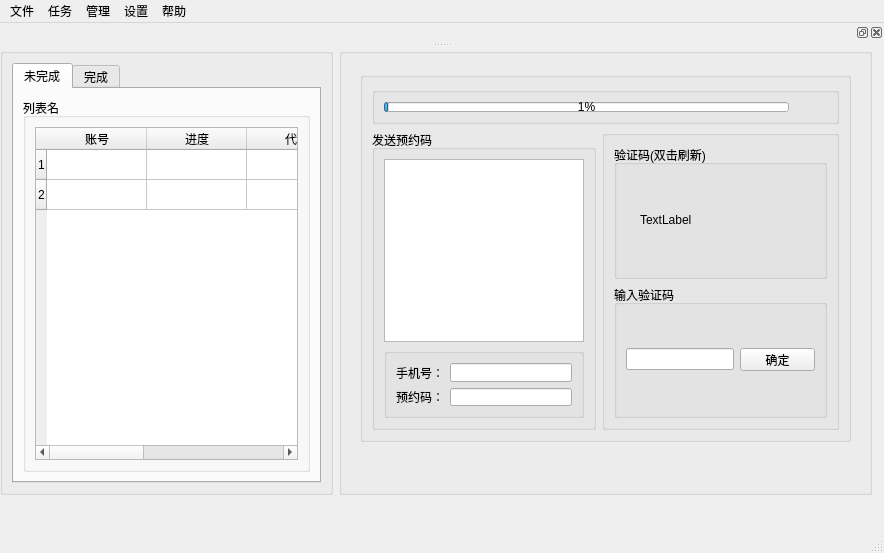
<?xml version="1.0" encoding="UTF-8"?>
<ui version="4.0">
 <class>MainWindow</class>
 <widget class="QMainWindow" name="MainWindow">
  <property name="geometry">
   <rect>
    <x>0</x>
    <y>0</y>
    <width>884</width>
    <height>553</height>
   </rect>
  </property>
  <property name="windowTitle">
   <string>天才吧预约</string>
  </property>
  <widget class="QWidget" name="centralwidget">
   <widget class="QWidget" name="layoutWidget">
    <property name="geometry">
     <rect>
      <x>0</x>
      <y>0</y>
      <width>872</width>
      <height>447</height>
     </rect>
    </property>
    <layout class="QHBoxLayout" name="horizontalLayout_6">
     <item>
      <widget class="QGroupBox" name="groupBox_3">
       <property name="title">
        <string/>
       </property>
       <layout class="QVBoxLayout" name="verticalLayout_5">
        <item>
         <widget class="QTabWidget" name="tabWidget">
          <property name="currentIndex">
           <number>0</number>
          </property>
          <widget class="QWidget" name="tab">
           <attribute name="title">
            <string>未完成</string>
           </attribute>
           <layout class="QVBoxLayout" name="verticalLayout_2">
            <item>
             <widget class="QGroupBox" name="gBListName">
              <property name="title">
               <string>列表名</string>
              </property>
              <layout class="QHBoxLayout" name="horizontalLayout_2">
               <item>
                <widget class="QTableWidget" name="tWTaskList">
                 <row>
                  <property name="text">
                   <string>1</string>
                  </property>
                 </row>
                 <row>
                  <property name="text">
                   <string>2</string>
                  </property>
                 </row>
                 <column>
                  <property name="text">
                   <string>账号</string>
                  </property>
                 </column>
                 <column>
                  <property name="text">
                   <string>进度</string>
                  </property>
                 </column>
                 <column>
                  <property name="text">
                   <string>代理</string>
                  </property>
                 </column>
                 <column>
                  <property name="text">
                   <string>零售店</string>
                  </property>
                 </column>
                 <column>
                  <property name="text">
                   <string>服务类型</string>
                  </property>
                 </column>
                </widget>
               </item>
              </layout>
             </widget>
            </item>
           </layout>
          </widget>
          <widget class="QWidget" name="tab_current">
           <attribute name="title">
            <string>完成</string>
           </attribute>
           <layout class="QVBoxLayout" name="verticalLayout_6">
            <item>
             <widget class="QGroupBox" name="gBTaskName">
              <property name="title">
               <string>列表名</string>
              </property>
              <layout class="QHBoxLayout" name="horizontalLayout_7">
               <item>
                <widget class="QTableWidget" name="tWComplete">
                 <row>
                  <property name="text">
                   <string>1</string>
                  </property>
                 </row>
                 <row>
                  <property name="text">
                   <string>2</string>
                  </property>
                 </row>
                 <column>
                  <property name="text">
                   <string>账号</string>
                  </property>
                 </column>
                 <column>
                  <property name="text">
                   <string>零售店</string>
                  </property>
                 </column>
                 <column>
                  <property name="text">
                   <string>服务类型</string>
                  </property>
                 </column>
                 <column>
                  <property name="text">
                   <string>代理</string>
                  </property>
                 </column>
                </widget>
               </item>
              </layout>
             </widget>
            </item>
           </layout>
          </widget>
         </widget>
        </item>
       </layout>
      </widget>
     </item>
     <item>
      <widget class="QGroupBox" name="groupBox_2">
       <property name="title">
        <string/>
       </property>
       <layout class="QVBoxLayout" name="verticalLayout">
        <item>
         <widget class="QStackedWidget" name="stackedWidget">
          <property name="currentIndex">
           <number>0</number>
          </property>
          <widget class="QWidget" name="page">
           <layout class="QHBoxLayout" name="horizontalLayout">
            <item>
             <widget class="QGroupBox" name="groupBox_11">
              <property name="title">
               <string/>
              </property>
              <layout class="QVBoxLayout" name="verticalLayout_13">
               <item>
                <layout class="QVBoxLayout" name="verticalLayout_9">
                 <item>
                  <widget class="QGroupBox" name="groupBox_6">
                   <property name="title">
                    <string/>
                   </property>
                   <layout class="QVBoxLayout" name="verticalLayout_4">
                    <item>
                     <widget class="QProgressBar" name="progressBar">
                      <property name="maximumSize">
                       <size>
                        <width>405</width>
                        <height>10</height>
                       </size>
                      </property>
                      <property name="layoutDirection">
                       <enum>Qt::LeftToRight</enum>
                      </property>
                      <property name="autoFillBackground">
                       <bool>true</bool>
                      </property>
                      <property name="inputMethodHints">
                       <set>Qt::ImhNone</set>
                      </property>
                      <property name="value">
                       <number>1</number>
                      </property>
                      <property name="textVisible">
                       <bool>true</bool>
                      </property>
                      <property name="textDirection">
                       <enum>QProgressBar::TopToBottom</enum>
                      </property>
                     </widget>
                    </item>
                   </layout>
                  </widget>
                 </item>
                 <item>
                  <layout class="QHBoxLayout" name="horizontalLayout_5">
                   <item>
                    <widget class="QGroupBox" name="groupBox_12">
                     <property name="sizeIncrement">
                      <size>
                       <width>5</width>
                       <height>5</height>
                      </size>
                     </property>
                     <property name="title">
                      <string>发送预约码</string>
                     </property>
                     <layout class="QVBoxLayout" name="verticalLayout_14">
                      <item>
                       <widget class="QPlainTextEdit" name="pTSmsChallengeTip">
                        <property name="minimumSize">
                         <size>
                          <width>180</width>
                          <height>90</height>
                         </size>
                        </property>
                        <property name="maximumSize">
                         <size>
                          <width>200</width>
                          <height>16777215</height>
                         </size>
                        </property>
                       </widget>
                      </item>
                      <item>
                       <widget class="QGroupBox" name="groupBox_13">
                        <property name="maximumSize">
                         <size>
                          <width>200</width>
                          <height>70</height>
                         </size>
                        </property>
                        <property name="title">
                         <string/>
                        </property>
                        <layout class="QVBoxLayout" name="verticalLayout_15">
                         <item>
                          <layout class="QHBoxLayout" name="horizontalLayout_8">
                           <item>
                            <widget class="QLabel" name="label_6">
                             <property name="text">
                              <string>手机号：</string>
                             </property>
                            </widget>
                           </item>
                           <item>
                            <widget class="QLineEdit" name="lEPhoneNumber">
                             <property name="enabled">
                              <bool>true</bool>
                             </property>
                            </widget>
                           </item>
                          </layout>
                         </item>
                         <item>
                          <layout class="QHBoxLayout" name="horizontalLayout_9">
                           <item>
                            <widget class="QLabel" name="label_7">
                             <property name="text">
                              <string>预约码：</string>
                             </property>
                            </widget>
                           </item>
                           <item>
                            <widget class="QLineEdit" name="lEReservCode">
                             <property name="enabled">
                              <bool>true</bool>
                             </property>
                             <property name="maximumSize">
                              <size>
                               <width>128</width>
                               <height>20</height>
                              </size>
                             </property>
                            </widget>
                           </item>
                          </layout>
                         </item>
                        </layout>
                       </widget>
                      </item>
                     </layout>
                    </widget>
                   </item>
                   <item>
                    <widget class="QGroupBox" name="groupBox_14">
                     <property name="title">
                      <string/>
                     </property>
                     <layout class="QVBoxLayout" name="verticalLayout_16">
                      <item>
                       <widget class="QGroupBox" name="groupBox_15">
                        <property name="minimumSize">
                         <size>
                          <width>170</width>
                          <height>80</height>
                         </size>
                        </property>
                        <property name="title">
                         <string>验证码(双击刷新)</string>
                        </property>
                        <layout class="QHBoxLayout" name="horizontalLayout_4">
                         <item>
                          <widget class="QLabel" name="lbVerifyCodePic">
                           <property name="maximumSize">
                            <size>
                             <width>161</width>
                             <height>78</height>
                            </size>
                           </property>
                           <property name="text">
                            <string>TextLabel</string>
                           </property>
                          </widget>
                         </item>
                        </layout>
                       </widget>
                      </item>
                      <item>
                       <widget class="QGroupBox" name="groupBox_16">
                        <property name="title">
                         <string>输入验证码</string>
                        </property>
                        <layout class="QVBoxLayout" name="verticalLayout_3">
                         <item>
                          <layout class="QHBoxLayout" name="horizontalLayout_3">
                           <item>
                            <widget class="QLineEdit" name="lEVerfiyCode"/>
                           </item>
                           <item>
                            <widget class="QPushButton" name="pBOk_2">
                             <property name="maximumSize">
                              <size>
                               <width>75</width>
                               <height>23</height>
                              </size>
                             </property>
                             <property name="text">
                              <string>确定</string>
                             </property>
                            </widget>
                           </item>
                          </layout>
                         </item>
                        </layout>
                       </widget>
                      </item>
                     </layout>
                    </widget>
                   </item>
                  </layout>
                 </item>
                </layout>
               </item>
              </layout>
             </widget>
            </item>
           </layout>
          </widget>
          <widget class="QWidget" name="page_2"/>
         </widget>
        </item>
        <item>
         <spacer name="verticalSpacer">
          <property name="orientation">
           <enum>Qt::Vertical</enum>
          </property>
          <property name="sizeHint" stdset="0">
           <size>
            <width>20</width>
            <height>40</height>
           </size>
          </property>
         </spacer>
        </item>
       </layout>
      </widget>
     </item>
    </layout>
   </widget>
  </widget>
  <widget class="QMenuBar" name="menubar">
   <property name="geometry">
    <rect>
     <x>0</x>
     <y>0</y>
     <width>884</width>
     <height>21</height>
    </rect>
   </property>
   <widget class="QMenu" name="menu">
    <property name="title">
     <string>文件</string>
    </property>
    <addaction name="action"/>
    <addaction name="action_7"/>
   </widget>
   <widget class="QMenu" name="menu_2">
    <property name="title">
     <string>任务</string>
    </property>
    <addaction name="action_2"/>
    <addaction name="action_3"/>
    <addaction name="action_8"/>
   </widget>
   <widget class="QMenu" name="menu_3">
    <property name="title">
     <string>设置</string>
    </property>
    <addaction name="action_4"/>
   </widget>
   <widget class="QMenu" name="menu_4">
    <property name="title">
     <string>管理</string>
    </property>
    <widget class="QMenu" name="menu_6">
     <property name="title">
      <string>代理管理</string>
     </property>
     <addaction name="action_9"/>
     <addaction name="action_10"/>
    </widget>
    <addaction name="action_5"/>
    <addaction name="menu_6"/>
    <addaction name="action_11"/>
   </widget>
   <widget class="QMenu" name="menu_5">
    <property name="title">
     <string>帮助</string>
    </property>
    <addaction name="action_6"/>
   </widget>
   <addaction name="menu"/>
   <addaction name="menu_2"/>
   <addaction name="menu_4"/>
   <addaction name="menu_3"/>
   <addaction name="menu_5"/>
  </widget>
  <widget class="QStatusBar" name="statusbar"/>
  <widget class="QDockWidget" name="dockWidget">
   <attribute name="dockWidgetArea">
    <number>4</number>
   </attribute>
   <widget class="QWidget" name="dockWidgetContents"/>
  </widget>
  <action name="action">
   <property name="text">
    <string>配置</string>
   </property>
  </action>
  <action name="action_2">
   <property name="text">
    <string>开始任务</string>
   </property>
  </action>
  <action name="action_3">
   <property name="text">
    <string>导入任务</string>
   </property>
  </action>
  <action name="action_4">
   <property name="text">
    <string>任务列表</string>
   </property>
  </action>
  <action name="action_5">
   <property name="text">
    <string>账号管理</string>
   </property>
  </action>
  <action name="action_6">
   <property name="text">
    <string>关于</string>
   </property>
  </action>
  <action name="action_7">
   <property name="text">
    <string>登录</string>
   </property>
  </action>
  <action name="action_9">
   <property name="text">
    <string>更新代理列表</string>
   </property>
  </action>
  <action name="action_10">
   <property name="text">
    <string>自定义代理</string>
   </property>
  </action>
  <action name="action_11">
   <property name="text">
    <string>任务管理</string>
   </property>
  </action>
  <action name="action_8">
   <property name="text">
    <string>计划任务</string>
   </property>
  </action>
 </widget>
 <resources/>
 <connections/>
 <slots>
  <slot>onOk()</slot>
 </slots>
</ui>
